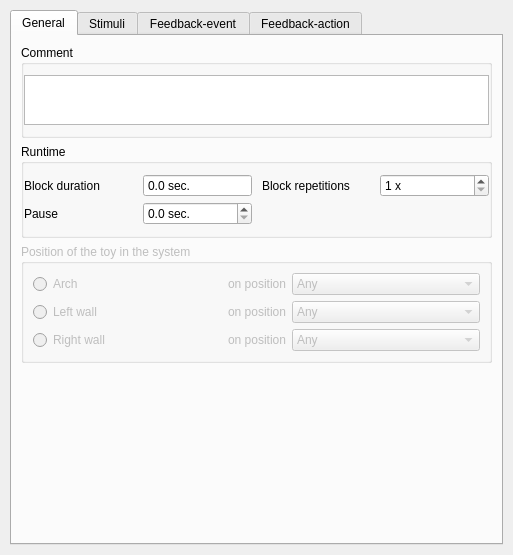
<?xml version="1.0" encoding="UTF-8"?>
<ui version="4.0">
 <class>CTConfToyU</class>
 <widget class="QWidget" name="CTConfToyU">
  <property name="geometry">
   <rect>
    <x>0</x>
    <y>0</y>
    <width>513</width>
    <height>555</height>
   </rect>
  </property>
  <property name="sizePolicy">
   <sizepolicy hsizetype="MinimumExpanding" vsizetype="Preferred">
    <horstretch>0</horstretch>
    <verstretch>0</verstretch>
   </sizepolicy>
  </property>
  <property name="minimumSize">
   <size>
    <width>500</width>
    <height>0</height>
   </size>
  </property>
  <property name="windowTitle">
   <string/>
  </property>
  <layout class="QVBoxLayout" name="qvb_main_layout">
   <property name="spacing">
    <number>20</number>
   </property>
   <property name="margin">
    <number>10</number>
   </property>
   <item>
    <widget class="QTabWidget" name="tabWidget">
     <property name="currentIndex">
      <number>0</number>
     </property>
     <widget class="QWidget" name="tabGeneral">
      <attribute name="title">
       <string>General</string>
      </attribute>
      <layout class="QVBoxLayout" name="verticalLayout">
       <item>
        <widget class="QGroupBox" name="qgb_comment">
         <property name="title">
          <string>Comment</string>
         </property>
         <property name="flat">
          <bool>true</bool>
         </property>
         <layout class="QGridLayout" name="qgl_comment_layout">
          <property name="leftMargin">
           <number>0</number>
          </property>
          <property name="topMargin">
           <number>10</number>
          </property>
          <property name="rightMargin">
           <number>0</number>
          </property>
          <property name="bottomMargin">
           <number>10</number>
          </property>
          <property name="horizontalSpacing">
           <number>10</number>
          </property>
          <property name="verticalSpacing">
           <number>5</number>
          </property>
          <item row="0" column="0">
           <widget class="QPlainTextEdit" name="qte_comment">
            <property name="sizePolicy">
             <sizepolicy hsizetype="Expanding" vsizetype="Fixed">
              <horstretch>0</horstretch>
              <verstretch>0</verstretch>
             </sizepolicy>
            </property>
            <property name="minimumSize">
             <size>
              <width>0</width>
              <height>50</height>
             </size>
            </property>
            <property name="maximumSize">
             <size>
              <width>16777215</width>
              <height>50</height>
             </size>
            </property>
            <property name="horizontalScrollBarPolicy">
             <enum>Qt::ScrollBarAlwaysOff</enum>
            </property>
           </widget>
          </item>
         </layout>
        </widget>
       </item>
       <item>
        <widget class="QGroupBox" name="qgb_runtime">
         <property name="title">
          <string>Runtime</string>
         </property>
         <property name="flat">
          <bool>true</bool>
         </property>
         <layout class="QGridLayout" name="qgl_runtime_layout">
          <property name="leftMargin">
           <number>0</number>
          </property>
          <property name="topMargin">
           <number>10</number>
          </property>
          <property name="rightMargin">
           <number>0</number>
          </property>
          <property name="bottomMargin">
           <number>10</number>
          </property>
          <property name="horizontalSpacing">
           <number>10</number>
          </property>
          <property name="verticalSpacing">
           <number>5</number>
          </property>
          <item row="0" column="0">
           <widget class="QLabel" name="qlb_block_duration">
            <property name="text">
             <string>Block duration</string>
            </property>
           </widget>
          </item>
          <item row="0" column="3">
           <widget class="CTSpinBox" name="qsb_block_repetitions">
            <property name="suffix">
             <string> x</string>
            </property>
            <property name="minimum">
             <number>1</number>
            </property>
            <property name="maximum">
             <number>100</number>
            </property>
           </widget>
          </item>
          <item row="0" column="2">
           <widget class="QLabel" name="qlb_block_repetitions">
            <property name="text">
             <string>Block repetitions</string>
            </property>
           </widget>
          </item>
          <item row="0" column="1">
           <widget class="CTDoubleSpinBox" name="qsb_block_duration">
            <property name="readOnly">
             <bool>true</bool>
            </property>
            <property name="buttonSymbols">
             <enum>QAbstractSpinBox::NoButtons</enum>
            </property>
            <property name="suffix">
             <string> sec.</string>
            </property>
            <property name="decimals">
             <number>1</number>
            </property>
            <property name="minimum">
             <double>0.000000000000000</double>
            </property>
            <property name="maximum">
             <double>300.000000000000000</double>
            </property>
            <property name="singleStep">
             <double>0.100000000000000</double>
            </property>
            <property name="value">
             <double>0.000000000000000</double>
            </property>
           </widget>
          </item>
          <item row="1" column="0">
           <widget class="QLabel" name="qlb_pause">
            <property name="text">
             <string>Pause</string>
            </property>
           </widget>
          </item>
          <item row="1" column="1">
           <widget class="CTDoubleSpinBox" name="qsb_pause">
            <property name="suffix">
             <string> sec.</string>
            </property>
            <property name="decimals">
             <number>1</number>
            </property>
            <property name="singleStep">
             <double>0.100000000000000</double>
            </property>
           </widget>
          </item>
         </layout>
        </widget>
       </item>
       <item>
        <widget class="QGroupBox" name="groupBox">
         <property name="enabled">
          <bool>false</bool>
         </property>
         <property name="title">
          <string>Position of the toy in the system</string>
         </property>
         <layout class="QGridLayout" name="gridLayout_3" columnstretch="1,0,1">
          <item row="1" column="0">
           <widget class="QRadioButton" name="qrb_block_position_left">
            <property name="text">
             <string>Left wall</string>
            </property>
           </widget>
          </item>
          <item row="0" column="1">
           <widget class="QLabel" name="qlb_block_position_arch">
            <property name="text">
             <string>on position</string>
            </property>
           </widget>
          </item>
          <item row="0" column="0">
           <widget class="QRadioButton" name="qrb_block_position_arch">
            <property name="text">
             <string>Arch</string>
            </property>
           </widget>
          </item>
          <item row="2" column="0">
           <widget class="QRadioButton" name="qrb_block_position_right">
            <property name="text">
             <string>Right wall</string>
            </property>
           </widget>
          </item>
          <item row="0" column="2">
           <widget class="QComboBox" name="qcb_block_position_arch">
            <item>
             <property name="text">
              <string>Any</string>
             </property>
            </item>
            <item>
             <property name="text">
              <string>#1</string>
             </property>
            </item>
            <item>
             <property name="text">
              <string>#2</string>
             </property>
            </item>
            <item>
             <property name="text">
              <string>#3</string>
             </property>
            </item>
           </widget>
          </item>
          <item row="1" column="1">
           <widget class="QLabel" name="qlb_block_position_left">
            <property name="text">
             <string>on position</string>
            </property>
           </widget>
          </item>
          <item row="1" column="2">
           <widget class="QComboBox" name="qcb_block_position_left">
            <item>
             <property name="text">
              <string>Any</string>
             </property>
            </item>
            <item>
             <property name="text">
              <string>#1</string>
             </property>
            </item>
            <item>
             <property name="text">
              <string>#2</string>
             </property>
            </item>
            <item>
             <property name="text">
              <string>#3</string>
             </property>
            </item>
           </widget>
          </item>
          <item row="2" column="1">
           <widget class="QLabel" name="qlb_block_position_right">
            <property name="text">
             <string>on position</string>
            </property>
           </widget>
          </item>
          <item row="2" column="2">
           <widget class="QComboBox" name="qcb_block_position_right">
            <item>
             <property name="text">
              <string>Any</string>
             </property>
            </item>
            <item>
             <property name="text">
              <string>#1</string>
             </property>
            </item>
            <item>
             <property name="text">
              <string>#2</string>
             </property>
            </item>
            <item>
             <property name="text">
              <string>#3</string>
             </property>
            </item>
           </widget>
          </item>
         </layout>
        </widget>
       </item>
       <item>
        <spacer name="verticalSpacer">
         <property name="orientation">
          <enum>Qt::Vertical</enum>
         </property>
         <property name="sizeHint" stdset="0">
          <size>
           <width>20</width>
           <height>40</height>
          </size>
         </property>
        </spacer>
       </item>
      </layout>
     </widget>
     <widget class="QWidget" name="tabStimuli">
      <attribute name="title">
       <string>Stimuli</string>
      </attribute>
      <layout class="QVBoxLayout" name="verticalLayout_2">
       <item>
        <widget class="QGroupBox" name="qgb_stimuli">
         <property name="title">
          <string>Stimuli</string>
         </property>
         <property name="flat">
          <bool>true</bool>
         </property>
         <layout class="QVBoxLayout" name="qvb_stimuli_layout">
          <property name="spacing">
           <number>10</number>
          </property>
          <property name="leftMargin">
           <number>0</number>
          </property>
          <property name="topMargin">
           <number>10</number>
          </property>
          <property name="rightMargin">
           <number>0</number>
          </property>
          <property name="bottomMargin">
           <number>10</number>
          </property>
         </layout>
        </widget>
       </item>
       <item>
        <spacer name="verticalSpacer_2">
         <property name="orientation">
          <enum>Qt::Vertical</enum>
         </property>
         <property name="sizeHint" stdset="0">
          <size>
           <width>20</width>
           <height>40</height>
          </size>
         </property>
        </spacer>
       </item>
      </layout>
     </widget>
     <widget class="QWidget" name="tabFeedbackEvent">
      <attribute name="title">
       <string>Feedback-event</string>
      </attribute>
      <layout class="QVBoxLayout" name="verticalLayout_3">
       <item>
        <widget class="QGroupBox" name="qgb_events">
         <property name="title">
          <string>Feedback - Event/Condition</string>
         </property>
         <property name="flat">
          <bool>true</bool>
         </property>
         <layout class="QGridLayout" name="gridLayout_2">
          <item row="4" column="0" colspan="2">
           <widget class="QRadioButton" name="qrb_position_event">
            <property name="text">
             <string>Position</string>
            </property>
           </widget>
          </item>
          <item row="4" column="2" colspan="2">
           <widget class="QLabel" name="qlb_position">
            <property name="text">
             <string>If infant reaches</string>
            </property>
           </widget>
          </item>
          <item row="2" column="2" colspan="2">
           <widget class="QLabel" name="qlb_pressure2">
            <property name="text">
             <string>Select sensor</string>
            </property>
           </widget>
          </item>
          <item row="0" column="0" colspan="4">
           <widget class="QRadioButton" name="qrb_null_event">
            <property name="text">
             <string>Do not process feedback</string>
            </property>
            <property name="checked">
             <bool>true</bool>
            </property>
           </widget>
          </item>
          <item row="6" column="2">
           <widget class="QLabel" name="qlb_head">
            <property name="text">
             <string>If head moves</string>
            </property>
           </widget>
          </item>
          <item row="6" column="0">
           <widget class="QRadioButton" name="qrb_head_event">
            <property name="text">
             <string>Head</string>
            </property>
           </widget>
          </item>
          <item row="3" column="2" colspan="2">
           <widget class="QLabel" name="qlb_pressure">
            <property name="text">
             <string>If pressure exceeds</string>
            </property>
           </widget>
          </item>
          <item row="2" column="0" colspan="2">
           <widget class="QRadioButton" name="qrb_pressure_event">
            <property name="text">
             <string>Pressure</string>
            </property>
           </widget>
          </item>
          <item row="6" column="4">
           <widget class="QComboBox" name="qcb_head">
            <property name="enabled">
             <bool>false</bool>
            </property>
            <item>
             <property name="text">
              <string>right to left</string>
             </property>
            </item>
            <item>
             <property name="text">
              <string>left to right</string>
             </property>
            </item>
           </widget>
          </item>
          <item row="1" column="0">
           <spacer name="qv_spacer">
            <property name="orientation">
             <enum>Qt::Vertical</enum>
            </property>
            <property name="sizeType">
             <enum>QSizePolicy::Fixed</enum>
            </property>
            <property name="sizeHint" stdset="0">
             <size>
              <width>5</width>
              <height>10</height>
             </size>
            </property>
           </spacer>
          </item>
          <item row="5" column="2">
           <widget class="QLabel" name="qlb_body">
            <property name="text">
             <string>If body moves</string>
            </property>
           </widget>
          </item>
          <item row="5" column="4">
           <widget class="QComboBox" name="qcb_body">
            <property name="enabled">
             <bool>false</bool>
            </property>
            <item>
             <property name="text">
              <string>right to left</string>
             </property>
            </item>
            <item>
             <property name="text">
              <string>left to right</string>
             </property>
            </item>
           </widget>
          </item>
          <item row="5" column="0">
           <widget class="QRadioButton" name="qrb_body_event">
            <property name="text">
             <string>Body</string>
            </property>
           </widget>
          </item>
          <item row="4" column="4">
           <widget class="QComboBox" name="qcb_position">
            <property name="enabled">
             <bool>false</bool>
            </property>
           </widget>
          </item>
          <item row="3" column="4">
           <widget class="CTDoubleSpinBox" name="qsb_pressure">
            <property name="enabled">
             <bool>false</bool>
            </property>
            <property name="suffix">
             <string> Pa</string>
            </property>
            <property name="decimals">
             <number>1</number>
            </property>
            <property name="singleStep">
             <double>0.100000000000000</double>
            </property>
           </widget>
          </item>
          <item row="4" column="5">
           <widget class="QLabel" name="qlb_position_add">
            <property name="text">
             <string>position</string>
            </property>
           </widget>
          </item>
          <item row="2" column="4">
           <widget class="QComboBox" name="qcb_pressure">
            <property name="enabled">
             <bool>false</bool>
            </property>
           </widget>
          </item>
          <item row="2" column="5">
           <widget class="QLabel" name="qlb_pressure3">
            <property name="text">
             <string>sensor(s)</string>
            </property>
           </widget>
          </item>
         </layout>
        </widget>
       </item>
       <item>
        <spacer name="verticalSpacer_3">
         <property name="orientation">
          <enum>Qt::Vertical</enum>
         </property>
         <property name="sizeHint" stdset="0">
          <size>
           <width>20</width>
           <height>40</height>
          </size>
         </property>
        </spacer>
       </item>
      </layout>
     </widget>
     <widget class="QWidget" name="tabFeedbackAction">
      <attribute name="title">
       <string>Feedback-action</string>
      </attribute>
      <layout class="QVBoxLayout" name="verticalLayout_4">
       <item>
        <widget class="QGroupBox" name="qgb_actions">
         <property name="title">
          <string>Feedback - Action</string>
         </property>
         <property name="flat">
          <bool>true</bool>
         </property>
         <layout class="QVBoxLayout" name="qvb_actions_layout">
          <property name="spacing">
           <number>10</number>
          </property>
          <property name="leftMargin">
           <number>0</number>
          </property>
          <property name="topMargin">
           <number>10</number>
          </property>
          <property name="rightMargin">
           <number>0</number>
          </property>
          <property name="bottomMargin">
           <number>10</number>
          </property>
          <item>
           <layout class="QGridLayout" name="gridLayout">
            <item row="0" column="0">
             <widget class="QLabel" name="label">
              <property name="text">
               <string>Duration interval</string>
              </property>
             </widget>
            </item>
            <item row="0" column="1">
             <widget class="CTDoubleSpinBox" name="qsb_duration_min">
              <property name="enabled">
               <bool>true</bool>
              </property>
              <property name="suffix">
               <string> sec.</string>
              </property>
              <property name="decimals">
               <number>1</number>
              </property>
              <property name="maximum">
               <double>1.000000000000000</double>
              </property>
              <property name="singleStep">
               <double>0.100000000000000</double>
              </property>
              <property name="value">
               <double>0.100000000000000</double>
              </property>
             </widget>
            </item>
            <item row="0" column="2">
             <widget class="CTDoubleSpinBox" name="qsb_duration_max">
              <property name="enabled">
               <bool>true</bool>
              </property>
              <property name="suffix">
               <string> sec.</string>
              </property>
              <property name="decimals">
               <number>1</number>
              </property>
              <property name="singleStep">
               <double>0.100000000000000</double>
              </property>
              <property name="value">
               <double>1.000000000000000</double>
              </property>
             </widget>
            </item>
           </layout>
          </item>
         </layout>
        </widget>
       </item>
       <item>
        <spacer name="verticalSpacer_4">
         <property name="orientation">
          <enum>Qt::Vertical</enum>
         </property>
         <property name="sizeHint" stdset="0">
          <size>
           <width>20</width>
           <height>40</height>
          </size>
         </property>
        </spacer>
       </item>
      </layout>
     </widget>
    </widget>
   </item>
  </layout>
 </widget>
 <customwidgets>
  <customwidget>
   <class>CTSpinBox</class>
   <extends>QSpinBox</extends>
   <header>ct_customwidgets.h</header>
  </customwidget>
  <customwidget>
   <class>CTDoubleSpinBox</class>
   <extends>QDoubleSpinBox</extends>
   <header>ct_customwidgets.h</header>
  </customwidget>
 </customwidgets>
 <resources/>
 <connections/>
</ui>
